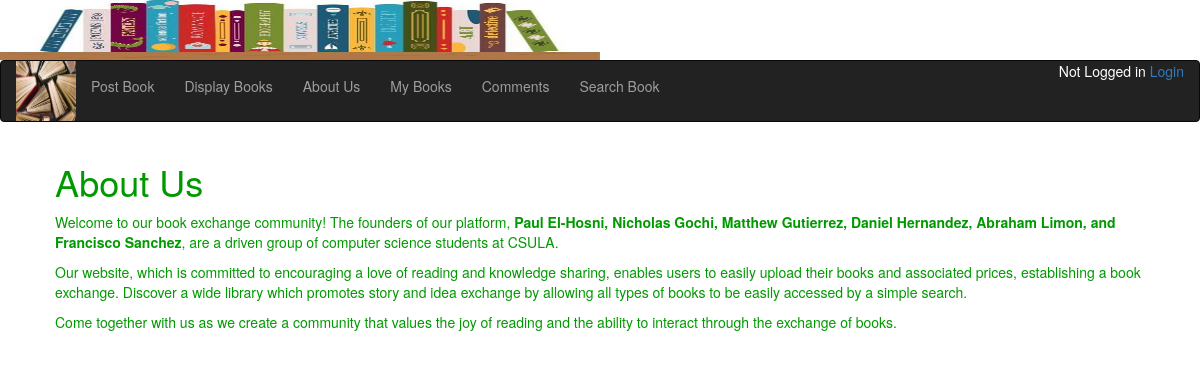
The app's page /aboutus with its own data.
### bookMng/models.py (models this page shows, shortened)
class MainMenu(models.Model):
    item = models.CharField(max_length=200, unique=True)
    link = models.CharField(max_length=200, unique=True)

### bookMng/views.py (the view)
# urls.py: path('aboutus', views.aboutus, name='aboutus'),
def aboutus(request):
    return render(request, 'bookMng/aboutus.html',
                  {'item_list': MainMenu.objects.all()})

### bookEx/templates/bookMng/aboutus.html (shortened to what this page needs)
{% extends "base.html" %}
{% load static %}
{% block sidenav %}
  {% for item in item_list %}
    <li>
      <a href="{{item.link}}">{{item.item}}</a>
    </li>
  {% endfor %}
{% endblock sidenav %}
{% block content %}
  <div style="margin-left: 25px; color: #009900;">
  <h1>About Us</h1>
  <p>
    Welcome to our book exchange community! The founders of our platform,
    <b>Paul El-Hosni, Nicholas Gochi, Matthew Gutierrez, Daniel Hernandez, Abraham Limon,
    and Francisco Sanchez</b>, are a driven group of computer science students at CSULA.
  </p>
  <p>
    Our website, which is committed to encouraging a love of reading and knowledge sharing,
    enables users to easily upload their books and associated prices, establishing a book exchange.
    Discover a wide library which promotes story and idea exchange by allowing all types of
    books to be easily accessed by a simple search.
  </p>
  <p>
    Come together with us as we create a community that values the joy of reading and the ability to
    interact through the exchange of books.
  </p>
  </div>
{% endblock content %}

### records on screen
MainMenu: item "Post Book"
MainMenu: item "Display Books"
MainMenu: item "About Us"
MainMenu: item "My Books"
MainMenu: item "Comments"
MainMenu: item "Search Book"
